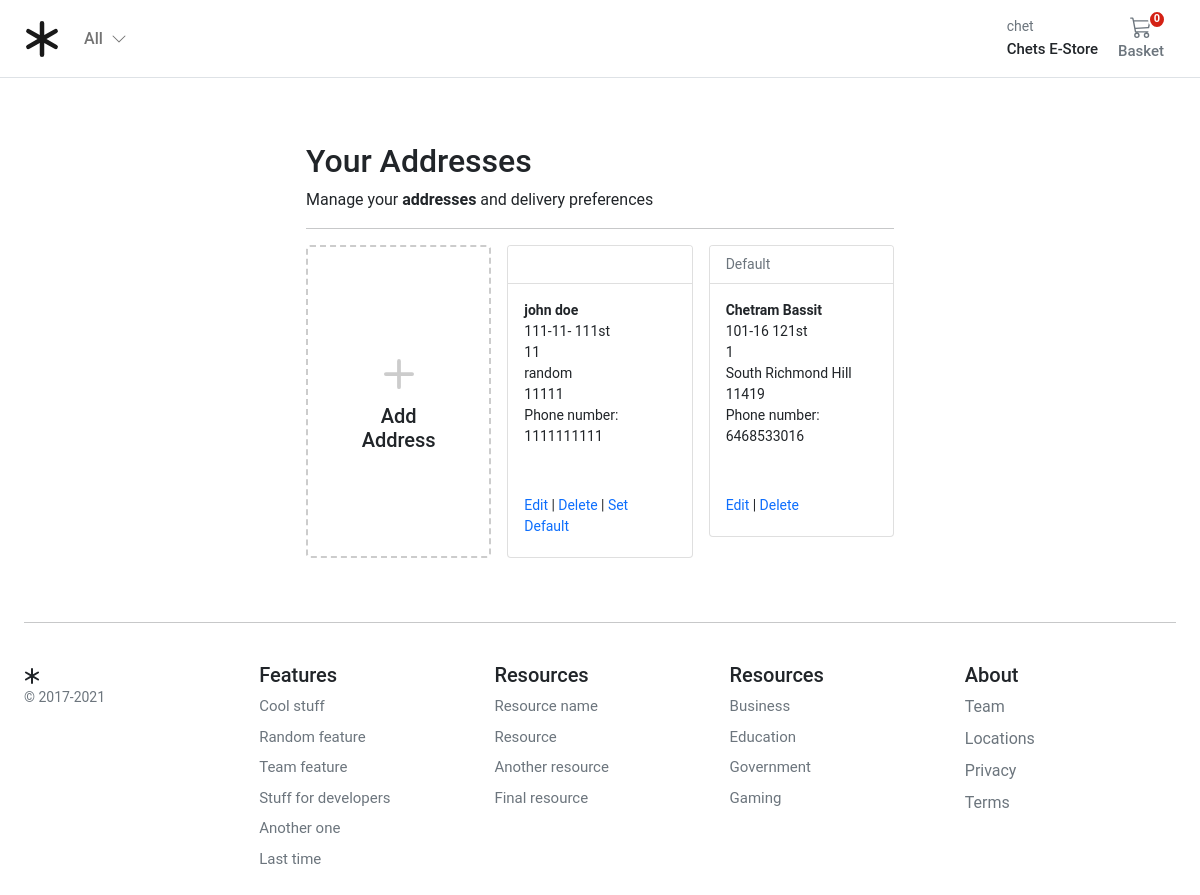
/account/addresses/ (signed in), run on the app's committed database.
### account/models.py (models this page shows, shortened)
class Customer(AbstractBaseUser, PermissionsMixin):
    email = models.EmailField(_("email address"), unique=True)
    name = models.CharField(max_length=150)
    mobile = models.CharField(max_length=20, blank=True)
    is_active = models.BooleanField(default=False)
    is_staff = models.BooleanField(default=False)
    created = models.DateTimeField(auto_now_add=True)
    updated = models.DateTimeField(auto_now=True)
    objects = CustomAccountManager()
    USERNAME_FIELD = "email"
    REQUIRED_FIELDS = ["name"]
    class Meta:
        verbose_name = "Accounts"
        verbose_name_plural = "Accounts"

class Address(models.Model):
    id = models.UUIDField(primary_key=True, default=uuid.uuid4, editable=False)
    customer = models.ForeignKey(Customer, verbose_name=_("Customer"), on_delete=models.CASCADE)
    full_name = models.CharField(_("Full Name"), max_length=150)
    phone = models.CharField(_("Phone Number"), max_length=50)
    postcode = models.CharField(_("Postcode"), max_length=50)
    address_line = models.CharField(_("Address Line 1"), max_length=255)
    address_line2 = models.CharField(_("Address Line 2"), max_length=255)
    town_city = models.CharField(_("Town/City/State"), max_length=150)
    delivery_instructions = models.CharField(_("Delivery Instructions"), max_length=255)
    created_at = models.DateTimeField(_("Created at"), auto_now_add=True)
    updated_at = models.DateTimeField(_("Updated at"), auto_now=True)
    default = models.BooleanField(_("Default"), default=False)
    class Meta:
        verbose_name = "Address"
        verbose_name_plural = "Addresses"

### account/views.py (the view)
# urls.py: path("addresses/", views.view_address, name="addresses"),
@login_required
def view_address(request):
    addresses = Address.objects.filter(customer=request.user)
    return render(request, "account/dashboard/addresses.html", {"addresses": addresses})

### basket/basket.py (called while the page is built)
    def __len__(self):
        return sum(item["qty"] for item in self.basket.values())

### basket/context_processors.py (called while the page is built)
def basket(request):
    return {'basket': Basket(request)}

### store/context_processors.py (called while the page is built)
def categories(request):
    return {"categories": Category.objects.filter(level=0)}

### store/models.py (called while the page is built)
    def get_absolute_url(self):
        return reverse("store:category_list", args=[self.slug])

### templates/account/dashboard/addresses.html (shortened to what this page needs)
{% extends "../sub_base.html" %}
{% block sub_content %}
<h1 class="h2">Your Addresses</h1>
<div>Manage your <b>addresses</b> and delivery preferences</div>
<hr />
<div class="container px-0">
  <div class="row row-cols-1 row-cols-sm-2 row-cols-md-3 g-3">
    <div class="col">
      <a href="{% url "account:add_address" %}" class="text-reset text-decoration-none" role="button"
        style="max-width: 540px;">
        <div class="card mb-3 h-100" style="border: dashed 2px #ccc;">
          <div class="row g-0 h-100">
            <div class="col-12" style="min-height:100px">
              <div class="card-body text-center position-absolute top-50 start-50 translate-middle">
                <svg style="color:#ccc;" xmlns="http://www.w3.org/2000/svg" width="60" height="60" fill="currentColor"
                  class="bi bi-plus" viewBox="0 0 16 16">
                  <path
                    d="M8 4a.5.5 0 0 1 .5.5v3h3a.5.5 0 0 1 0 1h-3v3a.5.5 0 0 1-1 0v-3h-3a.5.5 0 0 1 0-1h3v-3A.5.5 0 0 1 8 4z" />
                </svg>
                <h1 class="h5">Add Address</h1>
              </div>
            </div>
          </div>
        </div>
      </a>
    </div>
    {% for address in addresses %}
    <div class="col">
      <div class="card pb-3">
        <div class="card-header bg-white small text-muted">
          {% if address.default %}
            Default
          {% endif %}
        </div>
        <div class="card-body small pb-1">
          <p class="card-text m-0 fw-bold">{{address.full_name}}</p>
          <p class="card-text m-0">{{address.address_line}}</p>
          <p class="card-text m-0">{{address.address_line2}}</p>
          <p class="card-text m-0">{{address.town_city}}</p>
          <p class="card-text m-0">{{address.postcode}}</p>
          <p class="card-text m-0">Phone number: {{address.phone}}</p>
          <div class="pt-5">
            <a href="{% url 'account:edit_address' address.id %}" class="text-decoration-none">Edit</a>
            |
            <a href="{% url 'account:delete_address' address.id %}" class="text-decoration-none">Delete</a>
            {% if not address.default %}
            | <a href="{% url 'account:set_default' address.id %}" class="text-decoration-none">Set Default</a>
            {% endif %}
          </div>
        </div>
      </div>
    </div>
    {% endfor %}
  </div>
</div>
{% endblock %}

### templates/navbar.html (shortened to what this page needs)
<header class="pb-3">
    <nav class="navbar navbar-expand-md navbar-light bg-white border-bottom">
      <div class="container-fluid px-md-4">
        <div class="d-flex w-100 navbar-collapse">
          <a class="navbar-brand d-flex-inline" href="/">
          </a>
          <ul class="navbar-nav me-auto mb-2 mb-md-0">
            <li class="nav-item dropdown">
              <a class="nav-link dropdown-toggle d-none d-md-block fw500" href="#" id="navbarDropdown" role="button"
                data-bs-toggle="dropdown" aria-expanded="false">
                All
                <i class="ps-1"><svg xmlns="http://www.w3.org/2000/svg" width="16" height="16" fill="currentColor"
                    class="bi bi-chevron-down" viewBox="0 0 16 16">
                    <path fill-rule="evenodd"
                      d="M1.646 4.646a.5.5 0 0 1 .708 0L8 10.293l5.646-5.647a.5.5 0 0 1 .708.708l-6 6a.5.5 0 0 1-.708 0l-6-6a.5.5 0 0 1 0-.708z" />
                  </svg></i>
              </a>
            </li>
          </ul>
          <div>
            <div class="collapse navbar-collapse" id="navbarSupportedContent2">
              <ul class="navbar-nav me-auto mb-2 mb-lg-0">
                <li class="nav-item dropdown">
                  <a class="nav-link dropdown-toggle text-reset" href="#" id="navbarDropdown" role="button"
                    data-bs-toggle="dropdown" aria-expanded="false">
                    <div class="small text-muted">
                      {% if user.is_authenticated %}
                        {{ request.user.name }}
                      {% else %}
                      <a href="{% url "account:login" %}">Login</a>
                      <a href="{% url "account:register" %}">Register</a>
                      {% endif %}
                    </div>
                    <span class="fs15 fw500">Chets E-Store
                    </span>
                  </a>
                </li>
              </ul>
            </div>
          </div>
          {% if user.is_authenticated %}
          <a type="button" role="button" href="{% url "basket:basket_summary" %}"
            class="btn btn-outline-secondary border-0 basket-btn">
            {% with total_qty=basket|length %}
            <div id="basket-qty" class="basket-qty">
              {% if total_qty > 0 %}
              {{ total_qty }}
              {% else %}
              0
              {% endif %}
            </div>
            {% endwith %}
            <div>
            </div>
            <span class="fs15 fw500">Basket</span>
          </a>
          {% endif %}
        </div>
      </div>
    </nav>
  </header>

### static/core/css/base.css (style rules this page uses)
@media (min-width: 1000px) { .container { max-width: 1000px; } }
@media (max-width: 1200px) { .container { max-width: 100%; padding:0 24px; } }
.dropdown-toggle::after { display: none; }
html, body, p, div { letter-spacing: -0.02px; font-family: 'Roboto', sans-serif; }
.fs15 { font-size: 0.9375rem; }
.fw500 { font-weight: 500; }
.basket-qty { color: #fff; background: #d42114; border: 2px solid #fff; border-radius: 50%; text-align: center; font-size: 11px; height: 15px; width: 14px; position: absolute; box-sizing: content-box; font-weight: 600; display: flex; justify-content: center; align-items: center; top: 1px; right: 10px; }
.basket-btn { position: relative; }

### data on the page
Customer: user.name "chet"
Address: full_name "john doe", address_line "111-11- 111st", address_line2 "11", town_city "random", postcode "11111", phone "1111111111", default "Set Default"
Address: default "Default", full_name "Chetram Bassit", address_line "101-16 121st", address_line2 "1", town_city "South Richmond Hill", postcode "11419", phone "6468533016"
